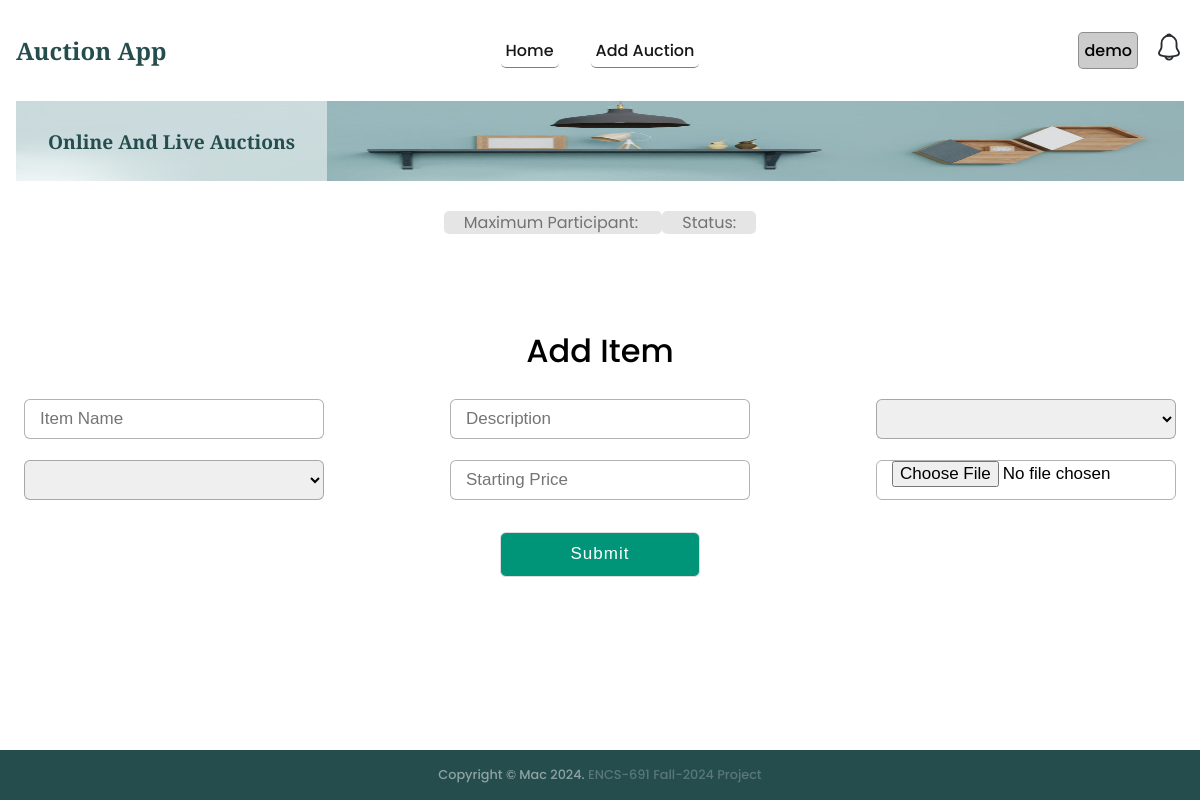
The page /auction/3/item/add (signed in) on the database as committed earlier.
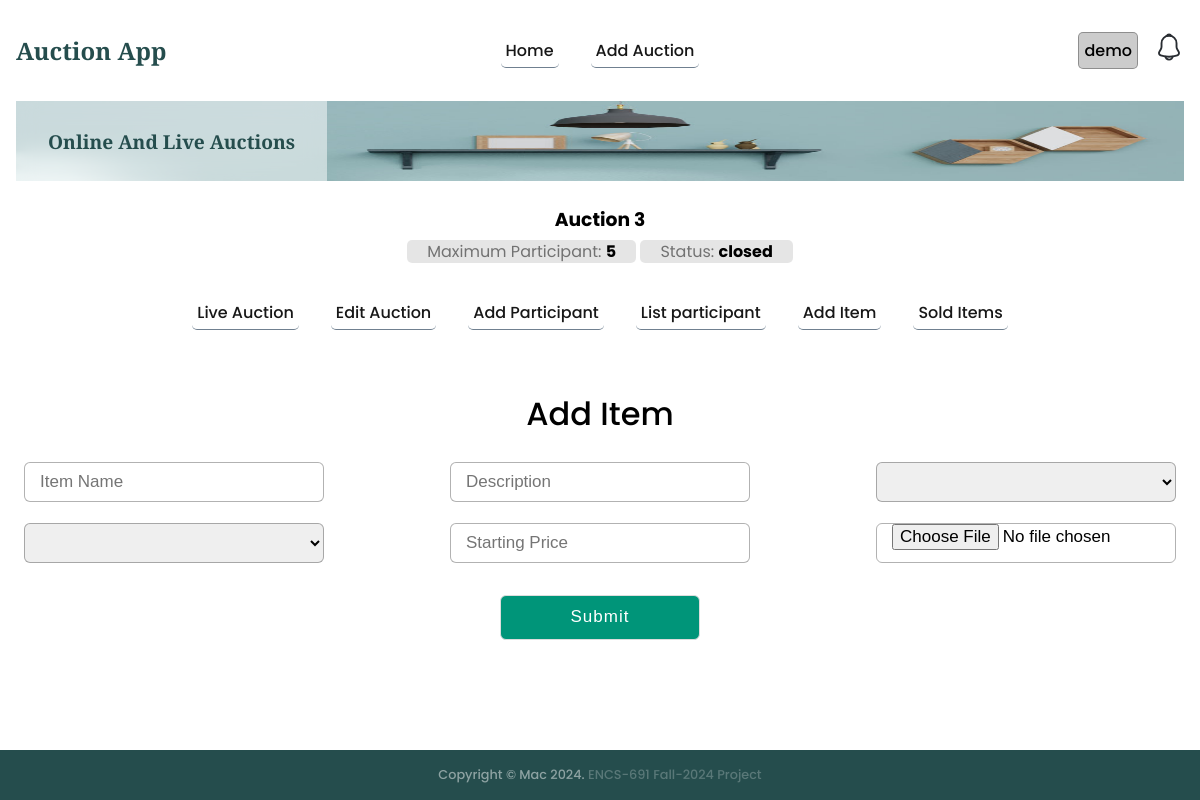
The same page on the database as committed later.
### auctions/models.py (models this page shows, shortened)
class Auction(models.Model):
    name = models.CharField(max_length=200)
    description = models.CharField(max_length=200)
    status = models.CharField(max_length=200, default='opened')
    auction1 = models.CharField(max_length=200, default='0')
    maxparticipant = models.CharField(max_length=200, default='0')
    username = models.CharField(max_length=200, default='-')
    createdat = models.DateTimeField(default=timezone.now)

### auctions/views.py (the view)
# urls.py: path('auction/<int:id>/item/add', views.addItem, name='addItem'),
@login_required
def addItem(req, id):
    if req.method == 'POST':
        return addNewItem(req, id)
    auction = getRecordByPk(Auction, id)
    return render(req, 'auctions/addItem.html', context={'auction':auction})

### auctions/utils.py (called while the page is built)
def getRecordByPk(model, id):
    try:
        record = model.objects.get(pk=id)
    except (KeyError, model.DoesNotExist):
        logging.error('getRecordByPk: model does not exist')
        return None
    else:
        return record

### templates/auctions/addItem.html (shortened to what this page needs)
{% extends "auctions/auctionBase.html" %}
{% block auction_content %}
<div class="addContact container_main">
  <div class="registration form">
    <header>Add Item</header>
    <form action="{% url 'auctions:addItem' auction.id %}" method="post" enctype="multipart/form-data">
      <div class="form-flex">
        <input type="text" required name="name" placeholder="Item Name">
        <input type="text" required name="description" placeholder="Description">
        <select name="categoryid" id="category"
          hx-get="{% url 'auctions:getSelect' %}?target=subcategory"
          hx-target="#subcategory"
        ></select>
        <select name="subcategoryid" id="subcategory"></select>
        <input type="text" required name="minimumbid" placeholder="Starting Price">
        <input type="file" required name="image" placeholder="Upload Image">
      </div>
      <button type="submit" class="button">Submit</button>
    </form>
  </div>
</div>
{% endblock %}

### templates/auctions/auctionBase.html
{% extends "base.html" %}
{% block content %}
<section class="section__container product__container" id="product">
    <div class="auctionbase__header">
        <a href="{% url 'auctions:auctionIndex' auction.id %}">
            <h3>{{auction.name}}</h3>
            <span>Maximum Participant: <strong>{{auction.maxparticipant}}</strong></span>
            <span>Status: <strong>{{auction.status}}</strong></span>
        </a>
    </div>
    <nav>
        <ul class="nav__links auction__nav__links" id="nav-links">
            {% if auction %}
            <li><a href="{% url 'auctions:auctionIndex' auction.id %}">Live Auction</a></li>
            <li><a href="{% url 'auctions:editAuction' auction.id %}">Edit Auction</a></li>
            <li><a href="{% url 'auctions:addParticipant' auction.id %}">Add Participant</a></li>
            <li><a href="{% url 'auctions:listParticipant' auction.id %}">List participant</a></li>
            <li><a href="{% url 'auctions:addItem' auction.id %}">Add Item</a></li>
            <li><a href="{% url 'auctions:getSoldItems' auction.id %}">Sold Items</a></li>
            {% endif %}
        </ul>
    </nav>
    {% include "auctions/message.html" %}
    {% block auction_content %}{% endblock %}
</section>
{% endblock %}

Rows that differ between the two databases and show on the page:
added Auction: name "Auction 3", maxparticipant "5", status "closed"
Other text that changed with them:
text now shown: "Live Auction Edit Auction Add Participant List participant Add Item Sold Items"
